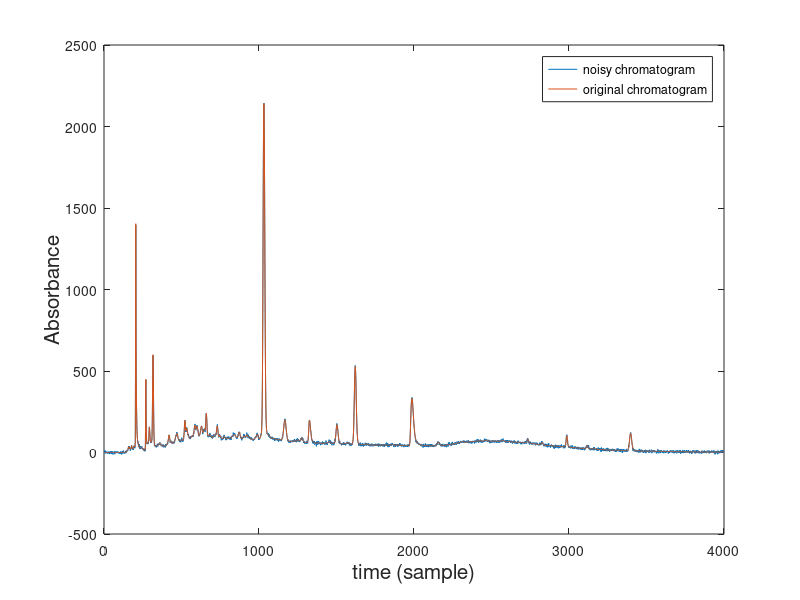

This figure's MATLAB source: (Note: this script raises an error after producing the figure.)
%% Demonstration script for "Automated tuning of denoising algorithms for noise removal in liquid chromatography"
% This script gives an example use case of the different smoother-tuner combinations on an example chromatogram 
%% Load data
% data comes from paper 'Baseline correction using adaptive iteratively
% reweighted penalized least squares' by Zhi-Min Zhang, Shan Chena and Yi-Zeng Liang  
% addition of gaussian noise
clear
% add path to data and functions 
%addpath(genpath('...'))

load noise.mat
load chromatograms.mat;

% original chromatogram
x = X(:,5);
% add gaussian noise 
y = x + noise * 1;

% show noisy chromatogram
figure 
plot(y)
hold on 
plot(x)
xlabel('time (sample)','FontSize',15)
ylabel('Absorbance','FontSize',15)
legend('noisy chromatogram','original chromatogram')

%% Initialization of parameter range
% parameter range for Savitzky-Golay filter
SG_ws = 5:2:53;
% parameter range for Whittaker smoother
WS_lambdas = logspace(-3,5,25);
% parameter range for SASS
SASS_lambdas = logspace(-3,5,25);
% parameter range for BEADS
BEADS_alphas = logspace(-3,3,25);
%% Initialization of estimator type
% select estimator type : 'median' or 'mean'
type = 'median';
%% Autocorrelation %%
% autocorrelation function as parameter tuner 
%% Auto-SG
% autocorrelation function in combination with Savitzky-Golay filter
tic
z = autoCorrSG(y,SG_ws,type);
toc
figure 
plot(y,'b')
hold on 
plot(z,'r')
hold on
plot(x)
legend('noisy','estimated ','origin')
title("Auto-SG median estimator")
%% Auto-WS
% autocorrelation function in combination with Whittaker smoother
tic
z = autoCorrWS(y,WS_lambdas,type);
toc
figure 
plot(y,'b')
hold on 
plot(z,'r')
hold on
plot(x)
legend('noisy','estimated','origin')
title("Auto-WS median estimator")
%% Auto-SASS
% autocorrelation function in combination with SASS
tic
z = autoCorrSASS(y,SASS_lambdas,type);
toc
figure 
plot(y,'b')
hold on 
plot(z,'r')
hold on
plot(x)
legend('noisy','estimated','origin')
title("Auto-SASS median estimator")
%% Auto-BEADS
% autocorrelation function in combination with BEADS
tic
[z,b] = autoCorrBEADS(y,BEADS_alphas,type);
toc;
figure 
plot(y,'b')
hold on 
plot(z+b,'r')
hold on
plot(x)
legend('noisy','estimated','origin')
title("Auto-BEADS median estimator")

%% Cross - validation %%
% Cross-validation as parameter tuner 
% choose number of folds
K = 10;
%% CV-SG
% cross-validation in combination with Savitzky-Golay filter
tic
[z]= CVSG(y,SG_ws, K,type);
toc
figure
plot(z)
hold on
plot(y)
hold on
plot(x)
legend('estimated','noisy','origin')
title('CV-SG median estimator')
%% CV-WS
% cross-validation in combination with Whittaker smoother
tic
[z] = CVWS(y,WS_lambdas, K, type);
toc
figure
plot(z)
hold on
plot(y)
hold on
plot(x)
legend('estimated','noisy','origin')
title('CV-WS median estimator')
%% CV-SASS
% cross-validation in combination with SASS
tic
z = CVSASS(y,SASS_lambdas,K,type);
toc
figure
plot(z)
hold on
plot(y)
hold on
plot(x)
legend('estimated','noisy','origin')
title('CV-SASS median estimator')
%% CV-BEADS
% cross-validation in combination with BEADS
tic
[z,b] = CVBEADS(y,BEADS_alphas,K,type);
toc;
figure
plot(z+b)
hold on
plot(y)
hold on
plot(x)
legend('estimated','noisy','origin')
title('CV-BEADS median estimator')
%% V-curve %%
% V-curve as parameter tuner
%% V-Curve-WS
% V-curve in combination with Whittaker smoother
tic
z = VcurveWS(y,WS_lambdas);
toc
figure 
plot(y,'b')
hold on 
plot(z,'r')
hold on
plot(x)
legend('noisy','estimated','origin')
title("V-Curve-WS median estimator")
%% V-Curve-SASS
% V-curve in combination with SASS
tic
z = VcurveSASS(y,SASS_lambdas);
toc
figure 
plot(y,'b')
hold on 
plot(z,'r')
hold on
plot(x)
legend('noisy','estimated','origin')
title("V-Curve-SASS median estimator")
%% LV-Curve-BEADS
% V-curve in combination with BEADS
tic
[z,b] = VcurveBEADS(y,BEADS_alphas);
toc
figure 
plot(y,'b')
hold on 
plot(z+b,'r')
hold on
plot(x)
legend('noisy','estimated','origin')
title('V-Curve-BEADS median estimator')
%% residual Variance %%
% residual variance as parameter tuner 
%% RV-SG
% residual variance in combination with Savitzky-Golay filter
tic
z = resVarSG(y,SG_ws,type);
toc
figure 
plot(y,'b')
hold on 
plot(z,'r')
hold on
plot(x)
legend('noisy','estimated','origin')
title("RV-SG median estimator")
%% RV-WS
% residual variance in combination with Whittaker smoother
tic
z = resVarWS(y,WS_lambdas,type);
toc
figure 
plot(y,'b')
hold on 
plot(z,'r')
hold on
plot(x)
legend('noisy','estimated','origin')
title("RV-WS median estimator")
%% RV-SASS
% residual variance in combination with SASS
tic
z = resVarSASS(y,SASS_lambdas,type);
toc
figure 
plot(y,'b')
hold on 
plot(z,'r')
hold on
plot(x)
legend('noisy','estimated','origin')
title("RV-SASS median estimator")
%% RV-BEADS
% residual variance in combination with BEADS
tic
[z,b] = resVarBEADS(y,BEADS_alphas,type);
toc
figure 
plot(y,'b')
hold on 
plot(z+b,'r')
hold on
plot(x)
legend('noisy','estimated','origin')
title("RV-BEADS median estimator") 
